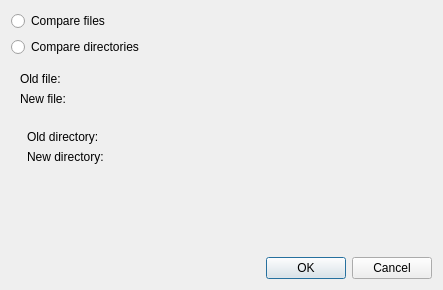
<?xml version="1.0" encoding="UTF-8"?>
<ui version="4.0">
 <class>DiffOpenDialog</class>
 <widget class="QDialog" name="DiffOpenDialog">
  <property name="geometry">
   <rect>
    <x>0</x>
    <y>0</y>
    <width>443</width>
    <height>290</height>
   </rect>
  </property>
  <property name="windowTitle">
   <string>Select files/folders</string>
  </property>
  <property name="windowIcon">
   <iconset theme="kommit"/>
  </property>
  <layout class="QVBoxLayout" name="verticalLayout">
   <item>
    <widget class="QRadioButton" name="radioButtonCompareFiles">
     <property name="text">
      <string>Compare files</string>
     </property>
    </widget>
   </item>
   <item>
    <widget class="QRadioButton" name="radioButtonCompareFolders">
     <property name="text">
      <string>Compare directories</string>
     </property>
    </widget>
   </item>
   <item>
    <widget class="QWidget" name="widgetSelectFiles" native="true">
     <layout class="QFormLayout" name="formLayout">
      <item row="0" column="0">
       <widget class="QLabel" name="label">
        <property name="text">
         <string>Old file:</string>
        </property>
       </widget>
      </item>
      <item row="0" column="1">
       <widget class="KUrlRequester" name="lineEditOldFile" native="true"/>
      </item>
      <item row="1" column="0">
       <widget class="QLabel" name="label_2">
        <property name="text">
         <string>New file:</string>
        </property>
       </widget>
      </item>
      <item row="1" column="1">
       <widget class="KUrlRequester" name="lineEditNewFile" native="true"/>
      </item>
     </layout>
    </widget>
   </item>
   <item>
    <widget class="QWidget" name="widgetSelectDirectories" native="true">
     <layout class="QGridLayout" name="gridLayout">
      <property name="leftMargin">
       <number>16</number>
      </property>
      <item row="1" column="0">
       <widget class="QLabel" name="label_3">
        <property name="text">
         <string>New directory:</string>
        </property>
       </widget>
      </item>
      <item row="0" column="0">
       <widget class="QLabel" name="label_4">
        <property name="text">
         <string>Old directory:</string>
        </property>
       </widget>
      </item>
      <item row="0" column="1">
       <widget class="KUrlRequester" name="lineEditOldDirectory" native="true"/>
      </item>
      <item row="1" column="1">
       <widget class="KUrlRequester" name="lineEditNewDirectory" native="true"/>
      </item>
     </layout>
    </widget>
   </item>
   <item>
    <spacer name="verticalSpacer">
     <property name="orientation">
      <enum>Qt::Vertical</enum>
     </property>
     <property name="sizeHint" stdset="0">
      <size>
       <width>20</width>
       <height>71</height>
      </size>
     </property>
    </spacer>
   </item>
   <item>
    <widget class="QDialogButtonBox" name="buttonBox">
     <property name="orientation">
      <enum>Qt::Horizontal</enum>
     </property>
     <property name="standardButtons">
      <set>QDialogButtonBox::Cancel|QDialogButtonBox::Ok</set>
     </property>
    </widget>
   </item>
  </layout>
 </widget>
 <customwidgets>
  <customwidget>
   <class>KUrlRequester</class>
   <extends>QWidget</extends>
   <header>kurlrequester.h</header>
  </customwidget>
 </customwidgets>
 <resources/>
 <connections>
  <connection>
   <sender>buttonBox</sender>
   <signal>accepted()</signal>
   <receiver>DiffOpenDialog</receiver>
   <slot>accept()</slot>
   <hints>
    <hint type="sourcelabel">
     <x>236</x>
     <y>257</y>
    </hint>
    <hint type="destinationlabel">
     <x>157</x>
     <y>274</y>
    </hint>
   </hints>
  </connection>
  <connection>
   <sender>buttonBox</sender>
   <signal>rejected()</signal>
   <receiver>DiffOpenDialog</receiver>
   <slot>reject()</slot>
   <hints>
    <hint type="sourcelabel">
     <x>304</x>
     <y>257</y>
    </hint>
    <hint type="destinationlabel">
     <x>286</x>
     <y>274</y>
    </hint>
   </hints>
  </connection>
  <connection>
   <sender>radioButtonCompareFiles</sender>
   <signal>toggled(bool)</signal>
   <receiver>widgetSelectFiles</receiver>
   <slot>setVisible(bool)</slot>
   <hints>
    <hint type="sourcelabel">
     <x>51</x>
     <y>21</y>
    </hint>
    <hint type="destinationlabel">
     <x>62</x>
     <y>87</y>
    </hint>
   </hints>
  </connection>
  <connection>
   <sender>radioButtonCompareFolders</sender>
   <signal>toggled(bool)</signal>
   <receiver>widgetSelectDirectories</receiver>
   <slot>setVisible(bool)</slot>
   <hints>
    <hint type="sourcelabel">
     <x>79</x>
     <y>53</y>
    </hint>
    <hint type="destinationlabel">
     <x>97</x>
     <y>161</y>
    </hint>
   </hints>
  </connection>
 </connections>
</ui>
